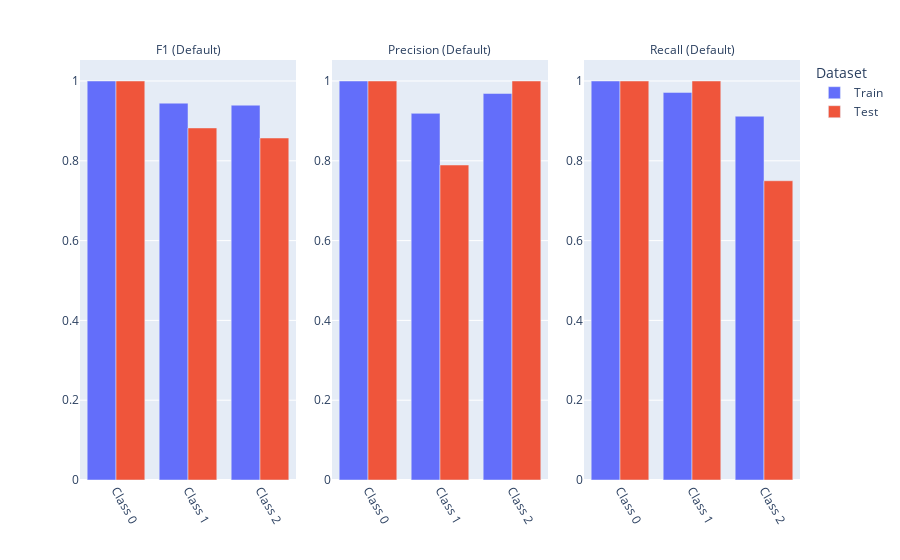

Source (notebook cell):
### Markdown cell above
## Running peformance report on classification

### Code cell
check = PerformanceReport()
check.run(train_ds, test_ds, clf)

### Figure 1 — Plotly figure (JSON) as saved in the notebook; plotly's stock layout.template omitted (floating-point values rounded to 4 significant figures)
{"data": [{"alignmentgroup": "True", "customdata": [[31], [35], [34]], "hovertemplate": "Dataset=Train<br>Metric=F1 (Default)<br>value=%{x}<br>Value=%{y}<br>Number of samples=%{customdata[0]}<extra></extra>", "legendgroup": "Train", "marker": {"color": "#636efa", "pattern": {"shape": ""}}, "name": "Train", "offsetgroup": "Train", "orientation": "v", "showlegend": true, "textposition": "auto", "type": "bar", "x": [0, 1, 2], "xaxis": "x", "y": [1, 0.9444, 0.9394], "yaxis": "y"}, {"alignmentgroup": "True", "customdata": [[31], [35], [34]], "hovertemplate": "Dataset=Train<br>Metric=Precision (Default)<br>value=%{x}<br>Value=%{y}<br>Number of samples=%{customdata[0]}<extra></extra>", "legendgroup": "Train", "marker": {"color": "#636efa", "pattern": {"shape": ""}}, "name": "Train", "offsetgroup": "Train", "orientation": "v", "showlegend": false, "textposition": "auto", "type": "bar", "x": [0, 1, 2], "xaxis": "x2", "y": [1, 0.9189, 0.9688], "yaxis": "y2"}, {"alignmentgroup": "True", "customdata": [[31], [35], [34]], "hovertemplate": "Dataset=Train<br>Metric=Recall (Default)<br>value=%{x}<br>Value=%{y}<br>Number of samples=%{customdata[0]}<extra></extra>", "legendgroup": "Train", "marker": {"color": "#636efa", "pattern": {"shape": ""}}, "name": "Train", "offsetgroup": "Train", "orientation": "v", "showlegend": false, "textposition": "auto", "type": "bar", "x": [0, 1, 2], "xaxis": "x3", "y": [1, 0.9714, 0.9118], "yaxis": "y3"}, {"alignmentgroup": "True", "customdata": [[19], [15], [16]], "hovertemplate": "Dataset=Test<br>Metric=F1 (Default)<br>value=%{x}<br>Value=%{y}<br>Number of samples=%{customdata[0]}<extra></extra>", "legendgroup": "Test", "marker": {"color": "#EF553B", "pattern": {"shape": ""}}, "name": "Test", "offsetgroup": "Test", "orientation": "v", "showlegend": true, "textposition": "auto", "type": "bar", "x": [0, 1, 2], "xaxis": "x", "y": [1, 0.8824, 0.8571], "yaxis": "y"}, {"alignmentgroup": "True", "customdata": [[19], [15], [16]], "hovertemplate": "Dataset=Test<br>Metric=Precision (Default)<br>value=%{x}<br>Value=%{y}<br>Number of samples=%{customdata[0]}<extra></extra>", "legendgroup": "Test", "marker": {"color": "#EF553B", "pattern": {"shape": ""}}, "name": "Test", "offsetgroup": "Test", "orientation": "v", "showlegend": false, "textposition": "auto", "type": "bar", "x": [0, 1, 2], "xaxis": "x2", "y": [1, 0.7895, 1], "yaxis": "y2"}, {"alignmentgroup": "True", "customdata": [[19], [15], [16]], "hovertemplate": "Dataset=Test<br>Metric=Recall (Default)<br>value=%{x}<br>Value=%{y}<br>Number of samples=%{customdata[0]}<extra></extra>", "legendgroup": "Test", "marker": {"color": "#EF553B", "pattern": {"shape": ""}}, "name": "Test", "offsetgroup": "Test", "orientation": "v", "showlegend": false, "textposition": "auto", "type": "bar", "x": [0, 1, 2], "xaxis": "x3", "y": [1, 1, 0.75], "yaxis": "y3"}], "layout": {"annotations": [{"font": {}, "showarrow": false, "text": "F1 (Default)", "x": 0.15, "xanchor": "center", "xref": "paper", "y": 1, "yanchor": "bottom", "yref": "paper"}, {"font": {}, "showarrow": false, "text": "Precision (Default)", "x": 0.5, "xanchor": "center", "xref": "paper", "y": 1, "yanchor": "bottom", "yref": "paper"}, {"font": {}, "showarrow": false, "text": "Recall (Default)", "x": 0.85, "xanchor": "center", "xref": "paper", "y": 1, "yanchor": "bottom", "yref": "paper"}], "barmode": "group", "legend": {"title": {"text": "Dataset"}, "tracegroupgap": 0}, "margin": {"t": 60}, "xaxis": {"anchor": "y", "domain": [0, 0.3], "tickangle": 60, "tickprefix": "Class ", "title": {}, "type": "category"}, "xaxis2": {"anchor": "y2", "domain": [0.35, 0.65], "matches": "x", "tickangle": 60, "tickprefix": "Class ", "title": {}, "type": "category"}, "xaxis3": {"anchor": "y3", "domain": [0.7, 1], "matches": "x", "tickangle": 60, "tickprefix": "Class ", "title": {}, "type": "category"}, "yaxis": {"anchor": "x", "domain": [0, 1], "showticklabels": true, "title": {}}, "yaxis2": {"anchor": "x2", "domain": [0, 1], "showticklabels": true, "title": {}}, "yaxis3": {"anchor": "x3", "domain": [0, 1], "showticklabels": true, "title": {}}}}
